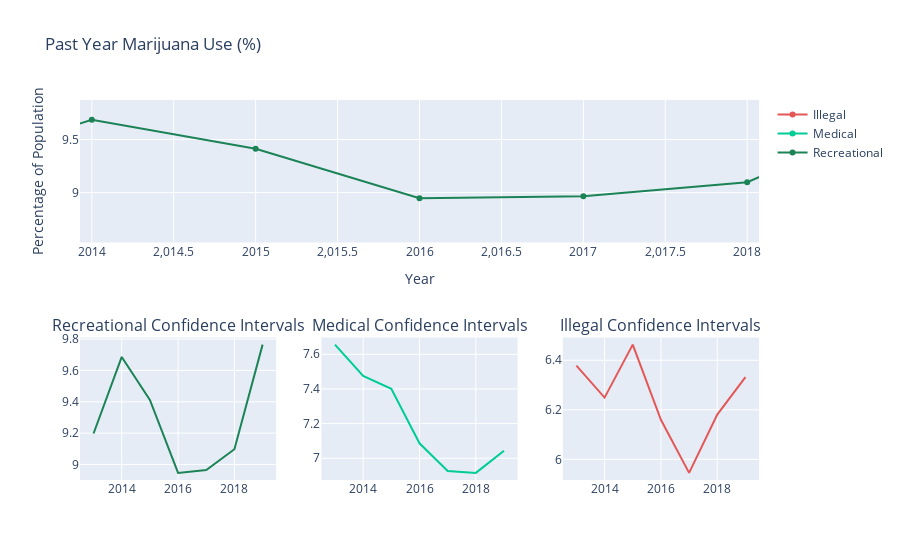

The code cell stored with this chart in its notebook:
### Code cell
question = "Past Year Cocaine Use %"

y_upper_i, y_lower_i = calc_CI(data_test_I, question)
y_upper_m, y_lower_m = calc_CI(data_test_M, question)
y_upper_r, y_lower_r = calc_CI(data_test_R, question)

data_test_M = data_test_M.groupby(['Survey Year']).mean().reset_index()
data_test_I = data_test_I.groupby(['Survey Year']).mean().reset_index()
data_test_R = data_test_R.groupby(['Survey Year']).mean().reset_index()

df = pd.pivot_table(data_teens, values=question index=['Survey Year'],columns='Legal Status', aggfunc=np.mean)

fig = make_subplots(rows=2, cols=3, 
                    specs=[[{"colspan":3}, None, None],
                   [{}, {}, {}]],
                subplot_titles=("","Recreational Confidence Intervals", "Medical Confidence Intervals", "Illegal Confidence Intervals"))

#top plot with all 3 lines
i = -1
colors = ['#E45756', '#00CC96', '#1C8356']
for col in df.columns:
    i += 1
    fig.add_trace(go.Scatter(x=df.index, y=df[col].values,
                             name = col,
                             mode = 'markers+lines',
                             line=dict(shape='linear', color=colors[i]),
                             connectgaps=True
                             )
                 )

add_plot(data_test_I, 2, 3, 'rgb(228,87,86)', fig, y_upper_i, y_lower_i, 'rgba(228,87,86,0.2)', question)
add_plot(data_test_M, 2, 2, 'rgb(0,204,150)', fig, y_upper_m, y_lower_m, 'rgba(0,204,150,0.2)', question)
add_plot(data_test_R, 2, 1, 'rgb(28,131,86)', fig, y_upper_r, y_lower_r, 'rgba(28,131,86,0.2)', question)
fig.update_layout(title_text="Past Year Marijuana Use (%)", height=700)
fig.update_layout(xaxis_title="Year", yaxis_title = "Percentage of Population")
fig.show()

### Figure 1 — Plotly figure (JSON) as saved in the notebook; plotly's stock layout.template omitted (floating-point values rounded to 4 significant figures)
{"data": [{"connectgaps": true, "line": {"color": "#E45756", "shape": "linear"}, "mode": "markers+lines", "name": "Illegal", "type": "scatter", "x": [2013, 2014, 2015, 2016, 2017, 2018, 2019], "y": [6.379, 6.249, 6.463, 6.16, 5.945, 6.181, 6.332]}, {"connectgaps": true, "line": {"color": "#00CC96", "shape": "linear"}, "mode": "markers+lines", "name": "Medical", "type": "scatter", "x": [2013, 2014, 2015, 2016, 2017, 2018, 2019], "y": [7.656, 7.475, 7.401, 7.086, 6.927, 6.916, 7.044]}, {"connectgaps": true, "line": {"color": "#1C8356", "shape": "linear"}, "mode": "markers+lines", "name": "Recreational", "type": "scatter", "x": [2013, 2014, 2015, 2016, 2017, 2018, 2019], "y": [9.197, 9.686, 9.412, 8.946, 8.965, 9.098, 9.765]}, {"line": {"color": "rgb(228,87,86)"}, "mode": "lines", "name": "", "showlegend": false, "type": "scatter", "x": [2013, 2014, 2015, 2016, 2017, 2018, 2019], "xaxis": "x4", "y": [6.379, 6.249, 6.463, 6.16, 5.945, 6.181, 6.332], "yaxis": "y4"}, {"fill": "toself", "fillcolor": "rgba(228,87,86,0.2)", "hoverinfo": "skip", "line": {"color": "rgba(255,255,255,0)"}, "showlegend": false, "type": "scatter", "x": [2013, 2014, 2015, 2016, 2017, 2018, 2019, 2019, 2018, 2017, 2016, 2015, 2014, 2013], "xaxis": "x4", "y": [null, null, null, null, null, null, null, null, null, null, null, null, null, null], "yaxis": "y4"}, {"line": {"color": "rgb(0,204,150)"}, "mode": "lines", "name": "", "showlegend": false, "type": "scatter", "x": [2013, 2014, 2015, 2016, 2017, 2018, 2019], "xaxis": "x3", "y": [7.656, 7.475, 7.401, 7.086, 6.927, 6.916, 7.044], "yaxis": "y3"}, {"fill": "toself", "fillcolor": "rgba(0,204,150,0.2)", "hoverinfo": "skip", "line": {"color": "rgba(255,255,255,0)"}, "showlegend": false, "type": "scatter", "x": [2013, 2014, 2015, 2016, 2017, 2018, 2019, 2019, 2018, 2017, 2016, 2015, 2014, 2013], "xaxis": "x3", "y": [null, null, null, null, null, null, null, null, null, null, null, null, null, null], "yaxis": "y3"}, {"line": {"color": "rgb(28,131,86)"}, "mode": "lines", "name": "", "showlegend": false, "type": "scatter", "x": [2013, 2014, 2015, 2016, 2017, 2018, 2019], "xaxis": "x2", "y": [9.197, 9.686, 9.412, 8.946, 8.965, 9.098, 9.765], "yaxis": "y2"}, {"fill": "toself", "fillcolor": "rgba(28,131,86,0.2)", "hoverinfo": "skip", "line": {"color": "rgba(255,255,255,0)"}, "showlegend": false, "type": "scatter", "x": [2013, 2014, 2015, 2016, 2017, 2018, 2019, 2019, 2018, 2017, 2016, 2015, 2014, 2013], "xaxis": "x2", "y": [null, null, null, null, null, null, null, null, null, null, null, null, null, null], "yaxis": "y2"}], "layout": {"annotations": [{"font": {"size": 16}, "showarrow": false, "text": "Recreational Confidence Intervals", "x": 0.1444, "xanchor": "center", "xref": "paper", "y": 0.375, "yanchor": "bottom", "yref": "paper"}, {"font": {"size": 16}, "showarrow": false, "text": "Medical Confidence Intervals", "x": 0.5, "xanchor": "center", "xref": "paper", "y": 0.375, "yanchor": "bottom", "yref": "paper"}, {"font": {"size": 16}, "showarrow": false, "text": "Illegal Confidence Intervals", "x": 0.8556, "xanchor": "center", "xref": "paper", "y": 0.375, "yanchor": "bottom", "yref": "paper"}], "autosize": true, "title": {"text": "Past Year Marijuana Use (%)"}, "xaxis": {"anchor": "y", "autorange": false, "domain": [0, 1], "range": [2014.0, 2018.0], "title": {"text": "Year"}, "type": "linear"}, "xaxis2": {"anchor": "y2", "autorange": true, "domain": [0, 0.2889], "range": [2013.0, 2019.0], "type": "linear"}, "xaxis3": {"anchor": "y3", "autorange": true, "domain": [0.3556, 0.6444], "range": [2013.0, 2019.0], "type": "linear"}, "xaxis4": {"anchor": "y4", "autorange": true, "domain": [0.7111, 1], "range": [2013.0, 2019.0], "type": "linear"}, "yaxis": {"anchor": "x", "autorange": false, "domain": [0.625, 1], "range": [8.53, 9.872], "title": {"text": "Percentage of Population"}, "type": "linear"}, "yaxis2": {"anchor": "x2", "autorange": true, "domain": [0, 0.375], "range": [8.901, 9.81], "type": "linear"}, "yaxis3": {"anchor": "x3", "autorange": true, "domain": [0, 0.375], "range": [6.875, 7.697], "type": "linear"}, "yaxis4": {"anchor": "x4", "autorange": true, "domain": [0, 0.375], "range": [5.916, 6.492], "type": "linear"}}}
